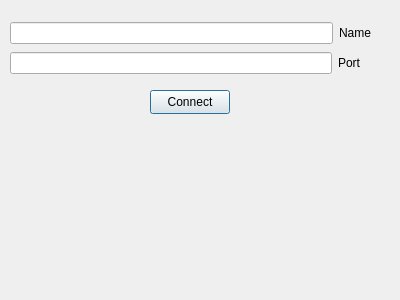
<?xml version="1.0" encoding="UTF-8"?>
<ui version="4.0">
 <class>Dialog</class>
 <widget class="QDialog" name="Dialog">
  <property name="geometry">
   <rect>
    <x>0</x>
    <y>0</y>
    <width>400</width>
    <height>300</height>
   </rect>
  </property>
  <property name="windowTitle">
   <string>Dialog</string>
  </property>
  <widget class="QPushButton" name="pushButton">
   <property name="geometry">
    <rect>
     <x>150</x>
     <y>90</y>
     <width>80</width>
     <height>24</height>
    </rect>
   </property>
   <property name="text">
    <string>Connect</string>
   </property>
  </widget>
  <widget class="QWidget" name="">
   <property name="geometry">
    <rect>
     <x>10</x>
     <y>50</y>
     <width>351</width>
     <height>26</height>
    </rect>
   </property>
   <layout class="QHBoxLayout" name="horizontalLayout">
    <item>
     <widget class="QLineEdit" name="lineEdit_2"/>
    </item>
    <item>
     <widget class="QLabel" name="label_2">
      <property name="text">
       <string>Port</string>
      </property>
     </widget>
    </item>
   </layout>
  </widget>
  <widget class="QWidget" name="">
   <property name="geometry">
    <rect>
     <x>10</x>
     <y>20</y>
     <width>361</width>
     <height>26</height>
    </rect>
   </property>
   <layout class="QHBoxLayout" name="horizontalLayout_2">
    <item>
     <widget class="QLineEdit" name="lineEdit"/>
    </item>
    <item>
     <widget class="QLabel" name="label">
      <property name="text">
       <string>Name</string>
      </property>
     </widget>
    </item>
   </layout>
  </widget>
 </widget>
 <resources/>
 <connections/>
</ui>
